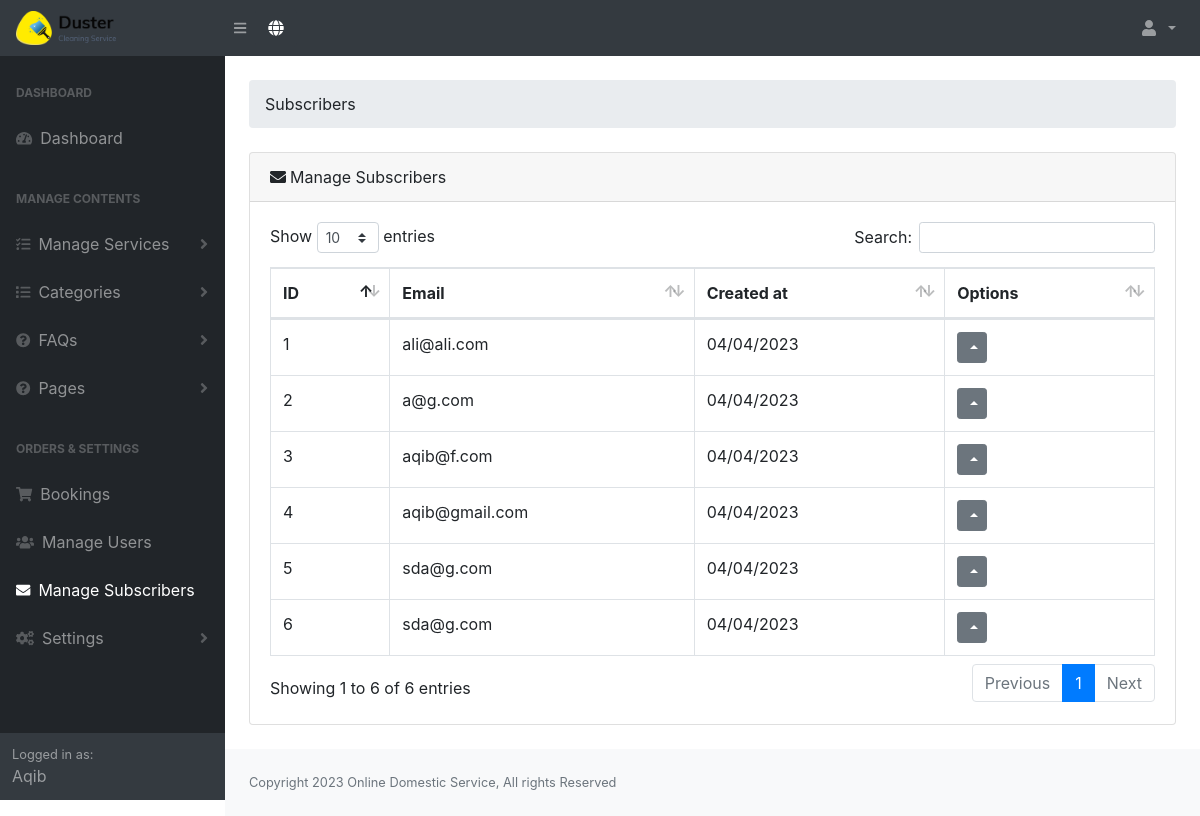
/admin/subscribers.php (signed in), run on the app's committed database.
### tables this page shows
CREATE TABLE `tbl_users` (
  `id` int(10) NOT NULL,
  `username` varchar(255) DEFAULT NULL,
  `fullname` varchar(255) DEFAULT NULL,
  `email` varchar(255) DEFAULT NULL,
  `mobile_no` varchar(15) DEFAULT NULL,
  `password` varchar(255) DEFAULT NULL,
  `role` varchar(10) DEFAULT NULL,
  `photo` varchar(255) DEFAULT NULL,
  `created_at` varchar(255) DEFAULT NULL,
  `gender` varchar(20) DEFAULT NULL,
  `status` varchar(10) DEFAULT NULL,
  `comment` varchar(255) DEFAULT NULL
);

CREATE TABLE `tbl_subscribers` (
  `id` int(11) NOT NULL,
  `email` varchar(50) DEFAULT NULL,
  `created_at` varchar(50) DEFAULT NULL
);

CREATE TABLE `tbl_settings` (
  `id` int(10) NOT NULL,
  `site_title` varchar(255) NOT NULL,
  `site_footer` varchar(255) NOT NULL,
  `web_phone` varchar(255) NOT NULL,
  `web_email` varchar(255) NOT NULL,
  `web_address_location` varchar(255) NOT NULL,
  `web_currency` varchar(10) NOT NULL,
  `dollar_exchange_rate` varchar(10) NOT NULL,
  `g_recaptcha_site_key` varchar(255) DEFAULT NULL,
  `g_recaptcha_secret_key` varchar(255) DEFAULT NULL,
  `g_recaptcha_status` varchar(10) DEFAULT NULL
);

### admin/config.php (called while the page is built, shortened)
<?php
$dbhost = 'localhost';
$dbname = 'fyp';
$dbuser = 'root';
$dbpass = '';
try {
	$pdo = new PDO("mysql:host={$dbhost};dbname={$dbname}", $dbuser, $dbpass);
	$pdo->setAttribute(PDO::ATTR_ERRMODE, PDO::ERRMODE_EXCEPTION);
}
catch( PDOException $exception ) {
	echo "Connection Error: " . $exception->getMessage();
	die();
}
$setting_statement = $pdo->prepare('SELECT * FROM tbl_settings');
$setting_statement->execute();
$setting_statement_results = $setting_statement->fetch();
?>

### admin/autoloader.php (called while the page is built, shortened)
<?php
include 'config.php';
?>

### admin/subscribers.php (the view, shortened to what this page needs)
<?php include 'header.php' ?>
<div class="container-fluid">
    <ol class="breadcrumb mb-4 mt-4">
        <li class="breadcrumb-item ">Subscribers</li>
    </ol>
    <div class="card mb-4">
        <div class="card-header">
            <i class="fa fa-envelope mr-1"></i>Manage Subscribers
        </div>
        <div class="card-body">
            <div class="table-responsive">
                <table class="table table-bordered" width="100%" id="dataTable" cellspacing="0">
                    <thead>
                        <tr>
                            <th>ID</th>
                            <th>Email</th>
                            <th>Created at</th>
                            <th>Options</th>
                        </tr>
                    </thead>
                    <tbody>
                        <?php
                            $statement = $pdo->prepare('SELECT * FROM tbl_subscribers ORDER BY id DESC');
                            $statement->execute(array());
                            $result = $statement->fetchAll();
                            $i = 0;
                            foreach ($result as $key) {
                            $i++;
                        ?>
                        <tr>
                            <td><?php echo $i;?></td>
                            <td><?php echo $key['email'];?></td>
                            <td><?php echo $key['created_at'];?></td>
                            <td>
                                <div class="btn-group dropup">
                                  <button type="button" class="btn btn-secondary btn-sm dropdown-toggle" data-toggle="dropdown" aria-haspopup="true" aria-expanded="false">
                                  </button>
                                </div>
                            </td>
                        </tr>
                        <?php } ?>
                    </tbody>
                </table>
            </div>
        </div>
    </div>
</div>
<?php include 'footer.php' ?>

### admin/header.php (shortened to what this page needs)
<?php
include 'autoloader.php';
$u_id = $_SESSION['admin']['id'];
$statement = $pdo->prepare('SELECT * FROM tbl_users WHERE id=?');
$statement->execute(array($u_id));
$user_result = $statement->fetch();
?>
<!DOCTYPE html>
<html lang="en">
    <head>
        <link href="css/styles.css" rel="stylesheet" />
        <link href="css/dataTables.bootstrap4.min.css" rel="stylesheet" />
    </head>
    <body class="sb-nav-fixed">
        <nav class="sb-topnav navbar navbar-expand navbar-dark bg-dark">
            <a class="navbar-brand" href="dashboard.php">
                <img src="assets/logo/logo.png" class="existing-photo" width="100">
            </a>
            <button class="btn btn-link btn-sm order-1 order-lg-0" id="sidebarToggle" href="#">
                <i class="fas fa-bars"></i>
            </button
            >
            <a href="/" target="_blank" class="btn btn-dark" type="button">
                <i class="fas fa-globe"></i>
            </a>
            <ul class="navbar-nav ml-auto ml-md-0">
                <li class="nav-item dropdown">
                    <a class="nav-link dropdown-toggle" id="userDropdown" href="#" role="button" data-toggle="dropdown" aria-haspopup="true" aria-expanded="false">
                        <i class="fas fa-user fa-fw"></i>
                    </a>
                </li>
            </ul>
        </nav>
        <div id="layoutSidenav">
            <div id="layoutSidenav_nav">
                <nav class="sb-sidenav accordion sb-sidenav-dark" id="sidenavAccordion">
                    <div class="sb-sidenav-menu">
                        <div class="nav">
                            <div class="sb-sidenav-menu-heading">Dashboard</div>
                            <a class="nav-link" href="dashboard.php">
                                <div class="sb-nav-link-icon">
                                    <i class="fas fa-tachometer-alt"></i>
                                </div>
                                Dashboard
                            </a>
                            <div class="sb-sidenav-menu-heading">Manage Contents</div>
                            <a class="nav-link collapsed" href="#" data-toggle="collapse" data-target="#collapseServices" aria-expanded="false" aria-controls="collapseServices">
                                <div class="sb-nav-link-icon">
                                    <i class="fas fa-tasks"></i>
                                </div>
                                    Manage Services
                                <div class="sb-sidenav-collapse-arrow">
                                    <i class="fas fa-angle-down"></i>
                                </div
                            ></a>
                            <a class="nav-link collapsed" href="#" data-toggle="collapse" data-target="#collapseLayouts" aria-expanded="false" aria-controls="collapseLayouts">
                                <div class="sb-nav-link-icon">
                                    <i class="fas fa-list"></i>
                                </div>
                                    Categories
                                <div class="sb-sidenav-collapse-arrow">
                                    <i class="fas fa-angle-down"></i>
                                </div
                            ></a>
                            <a class="nav-link collapsed" href="#" data-toggle="collapse" data-target="#collapseFaqs" aria-expanded="false" aria-controls="collapseFaqs">
                                <div class="sb-nav-link-icon">
                                    <i class="fas fa-question-circle"></i>
                                </div>
                                    FAQs
                                <div class="sb-sidenav-collapse-arrow">
                                    <i class="fas fa-angle-down"></i>
                                </div
                            ></a>
                            <a class="nav-link collapsed" href="#" data-toggle="collapse" data-target="#collapsePages" aria-expanded="false" aria-controls="collapsePages">
                                <div class="sb-nav-link-icon">
                                    <i class="fas fa-question-circle"></i>
                                </div>
                                    Pages
                                <div class="sb-sidenav-collapse-arrow">
                                    <i class="fas fa-angle-down"></i>
                                </div
                            ></a>
                            <div class="sb-sidenav-menu-heading">Orders & Settings</div>
                            <a class="nav-link" href="bookings.php">
                                <div class="sb-nav-link-icon">
                                    <i class="fa fa-shopping-cart"></i>
                                </div>
                                Bookings</a>
                            <a class="nav-link" href="users.php">
                                <div class="sb-nav-link-icon">
                                    <i class="fas fa-users"></i>
                                </div>
                                Manage Users</a>
                             <a class="nav-link" href="subscribers.php">
                                <div class="sb-nav-link-icon">
                                    <i class="fas fa-envelope"></i>
                                </div>
                                Manage Subscribers</a>
                            <a class="nav-link collapsed" href="#" data-toggle="collapse" data-target="#collapseSetting" aria-expanded="false" aria-controls="collapseSetting"
                                ><div class="sb-nav-link-icon">
                                    <i class="fas fa-cogs"></i>
                                </div>
                                Settings
                                <div class="sb-sidenav-collapse-arrow">
                                    <i class="fas fa-angle-down"></i>
                                    </div
                            ></a>
                        </div>
                    </div>
                    <div class="sb-sidenav-footer">
                        <div class="small">Logged in as:</div>
                        <?php echo $user_result['fullname']; ?>
                    </div>
                </nav>
            </div>
            <div id="layoutSidenav_content">
            <main>

### admin/footer.php (shortened to what this page needs)
                </main>
                <footer class="py-4 bg-light mt-auto">
                    <div class="container-fluid">
                        <div class="d-flex align-items-center justify-content-between small">
                            <div class="text-muted"> <?php echo $setting_statement_results['site_footer']; ?></div>
                        </div>
                    </div>
                </footer>
            </div>
        </div>
    </body>
</html>

### data on the page
tbl_users: fullname "Aqib"
tbl_subscribers: email "ali@ali.com", created_at "04/04/2023"
tbl_subscribers: email "a@g.com", created_at "04/04/2023"
tbl_subscribers: email "aqib@f.com", created_at "04/04/2023"
tbl_subscribers: email "aqib@gmail.com", created_at "04/04/2023"
tbl_subscribers: email "sda@g.com", created_at "04/04/2023"
tbl_subscribers: email "sda@g.com", created_at "04/04/2023"
tbl_settings: site_footer "Copyright 2023 Online Domestic Service, All rights Reserved"
